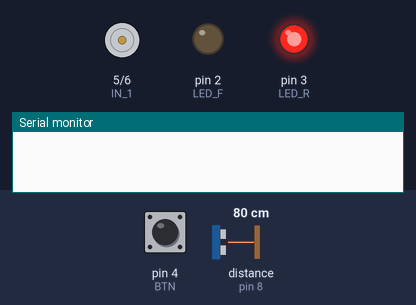
Bench run of a sketch on a simulated Arduino Uno, built with avr-gcc and run on an emulated ATmega328P. Shown: motor-driver pin pairs drawn as motors (green arrow = first pin HIGH = forward, orange = second pin HIGH = backward, longer = more drive), output pins drawn as LEDs (lit = HIGH), the last lines printed to the serial monitor. The test bench sets the inputs (shaded band); at power-on: distance to the obstacle (sensor on pin 8) 80 cm, pin 4 (BTN) HIGH. The echo pulse lasts 58.3 µs per cm.

Above: at 1.2 s.
1.3 s: distance to the obstacle (sensor on pin 8) set to 32 cm
2.8 s: distance to the obstacle (sensor on pin 8) set to 28 cm
At 3.1 s:
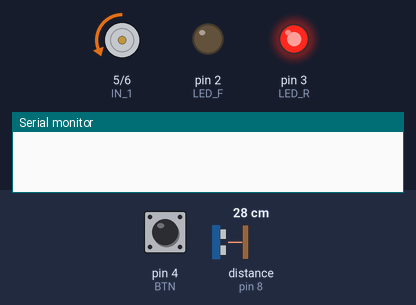
4.3 s: pin 4 (BTN) pulled LOW for 0.15 s
At 5.4 s:
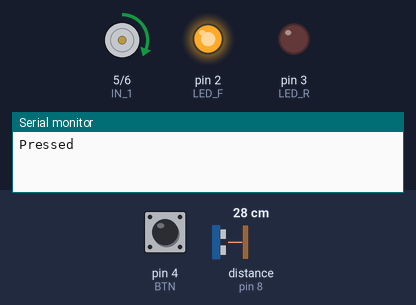
7.4 s: pin 4 (BTN) pulled LOW for 1 s
At 8.3 s:
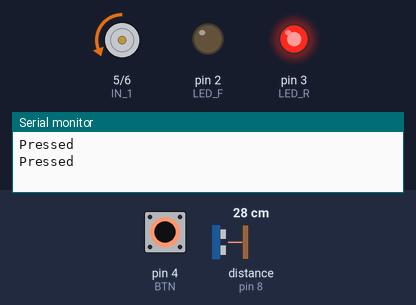
10.4 s: pin 4 (BTN) pulled LOW for 0.15 s
At 11.3 s:
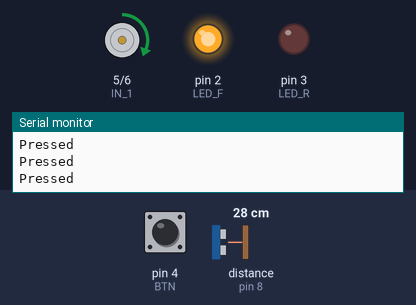
13.5 s: distance to the obstacle (sensor on pin 8) set to 2 cm
At 18.4 s:
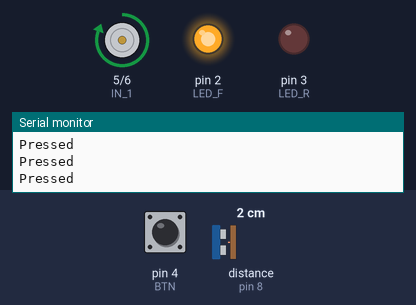
Timing chart, 0 to 19.9 s (numbered marks = the images above; inputs shaded):
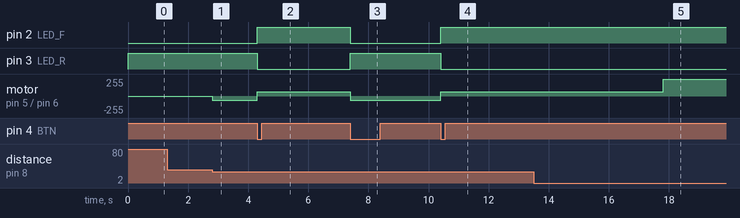

Measured:
- the behaviour switches between 30 and 29 cm on distance to the obstacle (sensor on pin 8) (found by bisection; images 0 and 1)
- after the input at 1.3 s, every drawn part: stays the same
- after the input at 2.8 s, motor on pin 5 (IN_1) / pin 6 (IN_2): stopped → backward 64/255 at once
- after the input at 4.3 s, pin 2 (LED_F): LOW → HIGH at once; pin 3 (LED_R): HIGH → LOW at once; motor on pin 5 (IN_1) / pin 6 (IN_2): backward 64/255 → forward 64/255 at once
- after the input at 7.4 s, pin 2 (LED_F): HIGH → LOW at once; pin 3 (LED_R): LOW → HIGH at once; motor on pin 5 (IN_1) / pin 6 (IN_2): forward 64/255 → backward 64/255 at once
- after the input at 10.4 s, pin 2 (LED_F): LOW → HIGH at once; pin 3 (LED_R): HIGH → LOW at once; motor on pin 5 (IN_1) / pin 6 (IN_2): backward 64/255 → forward 64/255 at once
- after the input at 13.5 s, motor on pin 5 (IN_1) / pin 6 (IN_2): forward 64/255 → forward 255/255 after 4.3 s

The sketch:

sketch.ino
```cpp
#include "var_4.hpp"

void setup() {
  var_4::setup();
}

void loop() {
  var_4::loop();
}
```

var_4.hpp
```cpp
#pragma once
#include <Arduino.h>
#include <Ultrasonic.h>

#define LED_F 2 // led forward
#define LED_R 3 // led reverse
#define BTN 4   // button
#define IN_1 5  // input 1
#define IN_2 6  // input 2
#define ECHO 8  // sonar echo
#define TRIG 9  // sonar trig

#define BTN_DELAY 100 // delay to wait for button
#define DEBUG // For debug purpose, comment if not needed

#ifdef DEBUG
  #define PRINTLN(x) Serial.println(x)
  #define PRINT(x) Serial.print(x)
#else
  #define PRINTLN(x)
  #define PRINT(x)
#endif

namespace var_4 {
  void setup();
  void loop();
  void configure_leds();
  void configure_motor();
}

Ultrasonic sonar(TRIG, ECHO);
bool was_pressed = LOW;
bool straight = false;

byte speed = 0;
uint32_t btn_timer = 0, rot_time = 0, rot_start = 0;

struct mode {
  const uint32_t time;
  const byte speed;
}
m0 = { 0, 0 },
m1 = { 3000, 255 },
m2 = { 4000, 128 },
m3 = { 5000, 64 };

void var_4::setup() {

  #ifdef DEBUG
    Serial.begin(9600);
    Serial.setTimeout(15);
  #endif

  pinMode(LED_F, OUTPUT);
  pinMode(LED_R, OUTPUT);
  pinMode(BTN, INPUT);
  pinMode(IN_1, OUTPUT);
  pinMode(IN_2, OUTPUT);

  configure_leds();
}

void var_4::loop() {
  uint16_t distance = sonar.read();

  if (speed == 0) {
    // motor is not spinning
    if (distance < 10) {
      speed = 255;
      rot_time = 3000;
    } else if (distance < 20) {
      speed = 128;
      rot_time = 4000;
    } else if (distance < 30) {
      speed = 64;
      rot_time = 5000;
    } else {
      speed = 0;
      rot_time = 0;
    }

    if (speed != 0)
      // start spinning, save start time
      rot_start = millis();
  }

  if (millis() - rot_start > rot_time)
    speed = 0;
  configure_motor();

  bool pressed = digitalRead(BTN);
  if (!pressed && was_pressed && millis() - btn_timer > BTN_DELAY) {
    straight = !straight;
    btn_timer = millis();
    configure_leds();
    PRINTLN("Pressed");
  }
  was_pressed = pressed;
}

void var_4::configure_leds() {
  digitalWrite(LED_F, straight);
  digitalWrite(LED_R, !straight);
}

void var_4::configure_motor() {
  analogWrite(IN_1, speed * straight);
  analogWrite(IN_2, speed * !straight);
}
```
